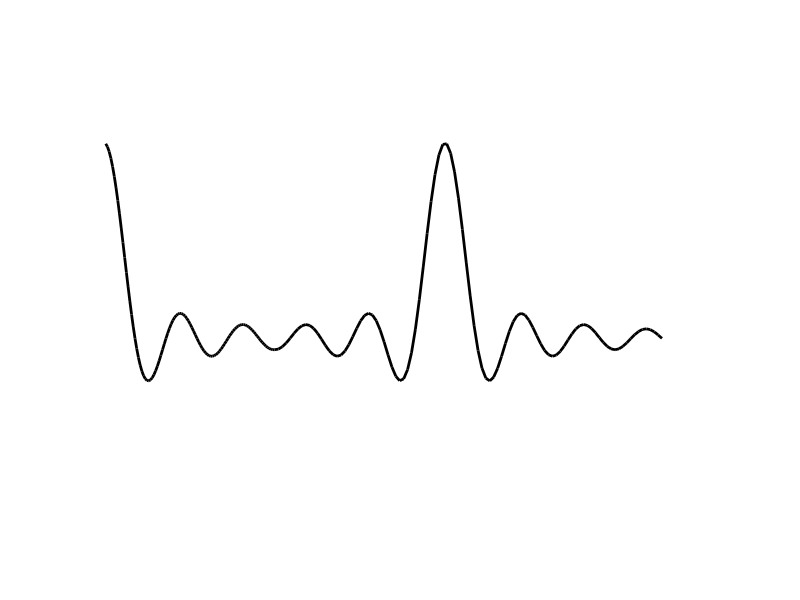

Source code (MATLAB): (Note: this script raises an error after producing the figure.)
clc
clear
close all
z=5.5
x = linspace(0,z);

x1 = linspace(z,18);
y = sin(pi*x)./(pi*x);

y1 = sin(pi*(x1-2*z))./(pi*(x1-2*z));
plot([x x1],[y y1],'linewidth',2,'LineStyle','-','Color','k')
ylim([-1 1.5])
set(gca, 'Visible', 'off')


cmap = colormap(hsv(360));
alpha = atan2(W(j), U(j));
